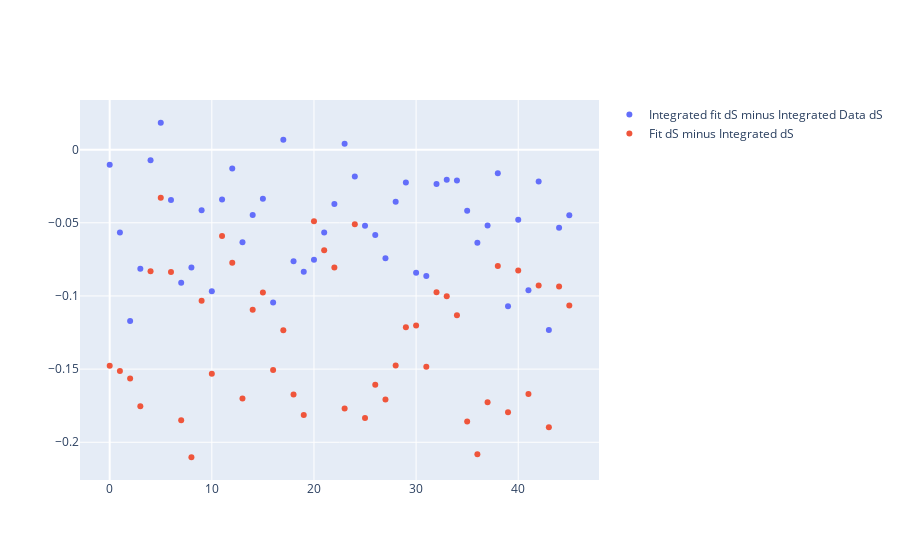

Source (notebook cell):
### Code cell
dat = dats[0]

fig = go.Figure()
diffs = list()
fminusint=list()
for dat in dats:
    
    data = EA.get_data(dat)
    values = dat.Other.EA_values

    int_fit = np.nancumsum(values.efit_info.eval_fit(data.x))*values.sf
    diffs.append(int_fit[-1] - data.integrated_data[-1])
    fminusint.append(values.dS - values.int_dS)

#     fig_i = go.Figure()
#     fig_i.add_trace(go.Scatter(mode='lines', x= data.x, y=int_fit, name='Integrated Fit'))
#     fig_i.add_trace(go.Scatter(mode='lines', x= data.x, y=data.integrated_data, name='Integrated Data'))
#     fig_i.show()

    
fig.add_trace(go.Scatter(mode='markers', x=list(range(len(dats))), y=diffs, name='Integrated fit dS minus Integrated Data dS'))
fig.add_trace(go.Scatter(mode='markers', x=list(range(len(dats))), y=fminusint, name = 'Fit dS minus Integrated dS'))

### Figure 1 — Plotly figure (JSON) as saved in the notebook; plotly's stock layout.template omitted (floating-point values rounded to 4 significant figures)
{"data": [{"mode": "markers", "name": "Integrated fit dS minus Integrated Data dS", "type": "scatter", "x": [0, 1, 2, 3, 4, 5, 6, 7, 8, 9, 10, 11, 12, 13, 14, 15, 16, 17, 18, 19, 20, 21, 22, 23, 24, 25, 26, 27, 28, 29, 30, 31, 32, 33, 34, 35, 36, 37, 38, 39, 40, 41, 42, 43, 44, 45], "y": [-0.01036, -0.05658, -0.1172, -0.08136, -0.007186, 0.01839, -0.03439, -0.09094, -0.08058, -0.04143, -0.09677, -0.034, -0.01283, -0.06327, -0.04463, -0.0336, -0.1044, 0.006821, -0.07621, -0.08337, -0.07524, -0.05665, -0.03722, 0.003953, -0.01839, -0.05206, -0.05838, -0.07426, -0.03566, -0.02252, -0.08422, -0.08628, -0.02345, -0.02056, -0.02115, -0.04175, -0.06355, -0.05178, -0.01621, -0.107, -0.04798, -0.09616, -0.0218, -0.1232, -0.0533, -0.04489]}, {"mode": "markers", "name": "Fit dS minus Integrated dS", "type": "scatter", "x": [0, 1, 2, 3, 4, 5, 6, 7, 8, 9, 10, 11, 12, 13, 14, 15, 16, 17, 18, 19, 20, 21, 22, 23, 24, 25, 26, 27, 28, 29, 30, 31, 32, 33, 34, 35, 36, 37, 38, 39, 40, 41, 42, 43, 44, 45], "y": [-0.1477, -0.1513, -0.1563, -0.1753, -0.08304, -0.03284, -0.0836, -0.185, -0.2102, -0.1033, -0.1532, -0.05897, -0.07735, -0.17, -0.1094, -0.0976, -0.1506, -0.1234, -0.1673, -0.1813, -0.04896, -0.06883, -0.0805, -0.1769, -0.05094, -0.1835, -0.1607, -0.1708, -0.1476, -0.1214, -0.1202, -0.1484, -0.0975, -0.1001, -0.1131, -0.1858, -0.2081, -0.1726, -0.0796, -0.1795, -0.08252, -0.1669, -0.09278, -0.1897, -0.09353, -0.1066]}], "layout": {"autosize": true, "xaxis": {"autorange": true, "range": [-3.518, 48.52], "type": "linear"}, "yaxis": {"autorange": true, "range": [-0.227, 0.03513], "type": "linear"}}}
